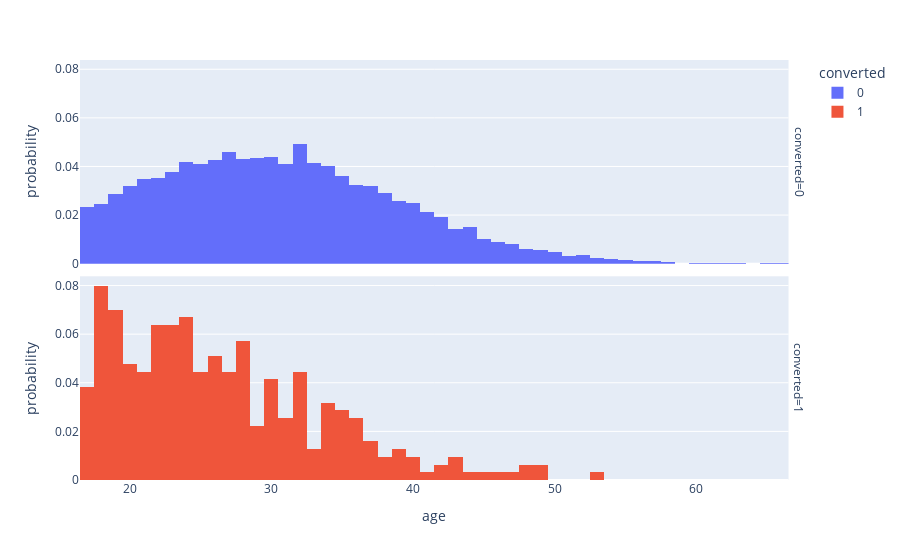
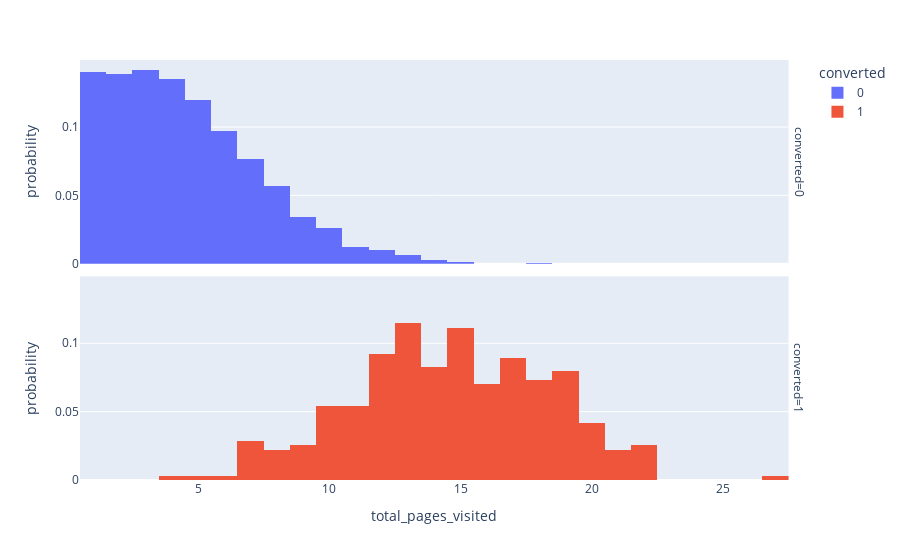

The cell these charts' notebook holds for them, in order:
### Markdown cell above
### How do the features distribute according to the target?

### Code cell
# Distribution of each numeric variable according to the target
num_features = ['age', 'total_pages_visited']
for f in num_features:
    fig = px.histogram(df_sample, f, color = 'converted', facet_row = 'converted', histnorm = 'probability')
    
    fig.show()

### Figure 1 — Plotly figure (JSON) as saved in the notebook; plotly's stock layout.template omitted (floating-point values rounded to 4 significant figures; data arrays with more than 128 entries replaced by an {"elided": "..."} marker saying what was removed)
{"data": [{"alignmentgroup": "True", "bingroup": "x", "histnorm": "probability", "hovertemplate": "converted=0<br>age=%{x}<br>probability=%{y}<extra></extra>", "legendgroup": "0", "marker": {"color": "#636efa", "pattern": {"shape": ""}}, "name": "0", "offsetgroup": "0", "orientation": "v", "showlegend": true, "type": "histogram", "x": {"elided": "9686 int values"}, "xaxis": "x2", "yaxis": "y2"}, {"alignmentgroup": "True", "bingroup": "x", "histnorm": "probability", "hovertemplate": "converted=1<br>age=%{x}<br>probability=%{y}<extra></extra>", "legendgroup": "1", "marker": {"color": "#EF553B", "pattern": {"shape": ""}}, "name": "1", "offsetgroup": "1", "orientation": "v", "showlegend": true, "type": "histogram", "x": {"elided": "314 int values"}, "xaxis": "x", "yaxis": "y"}], "layout": {"annotations": [{"font": {}, "showarrow": false, "text": "converted=1", "textangle": 90, "x": 0.98, "xanchor": "left", "xref": "paper", "y": 0.2425, "yanchor": "middle", "yref": "paper"}, {"font": {}, "showarrow": false, "text": "converted=0", "textangle": 90, "x": 0.98, "xanchor": "left", "xref": "paper", "y": 0.7575, "yanchor": "middle", "yref": "paper"}], "barmode": "relative", "legend": {"title": {"text": "converted"}, "tracegroupgap": 0}, "margin": {"t": 60}, "xaxis": {"anchor": "y", "domain": [0, 0.98], "title": {"text": "age"}}, "xaxis2": {"anchor": "y2", "domain": [0, 0.98], "matches": "x", "showticklabels": false}, "yaxis": {"anchor": "x", "domain": [0, 0.485], "title": {"text": "probability"}}, "yaxis2": {"anchor": "x2", "domain": [0.515, 1], "matches": "y", "title": {"text": "probability"}}}}

### Figure 2 — Plotly figure (JSON) as saved in the notebook; plotly's stock layout.template omitted (floating-point values rounded to 4 significant figures; data arrays with more than 128 entries replaced by an {"elided": "..."} marker saying what was removed)
{"data": [{"alignmentgroup": "True", "bingroup": "x", "histnorm": "probability", "hovertemplate": "converted=0<br>total_pages_visited=%{x}<br>probability=%{y}<extra></extra>", "legendgroup": "0", "marker": {"color": "#636efa", "pattern": {"shape": ""}}, "name": "0", "offsetgroup": "0", "orientation": "v", "showlegend": true, "type": "histogram", "x": {"elided": "9686 int values"}, "xaxis": "x2", "yaxis": "y2"}, {"alignmentgroup": "True", "bingroup": "x", "histnorm": "probability", "hovertemplate": "converted=1<br>total_pages_visited=%{x}<br>probability=%{y}<extra></extra>", "legendgroup": "1", "marker": {"color": "#EF553B", "pattern": {"shape": ""}}, "name": "1", "offsetgroup": "1", "orientation": "v", "showlegend": true, "type": "histogram", "x": {"elided": "314 int values"}, "xaxis": "x", "yaxis": "y"}], "layout": {"annotations": [{"font": {}, "showarrow": false, "text": "converted=1", "textangle": 90, "x": 0.98, "xanchor": "left", "xref": "paper", "y": 0.2425, "yanchor": "middle", "yref": "paper"}, {"font": {}, "showarrow": false, "text": "converted=0", "textangle": 90, "x": 0.98, "xanchor": "left", "xref": "paper", "y": 0.7575, "yanchor": "middle", "yref": "paper"}], "barmode": "relative", "legend": {"title": {"text": "converted"}, "tracegroupgap": 0}, "margin": {"t": 60}, "xaxis": {"anchor": "y", "domain": [0, 0.98], "title": {"text": "total_pages_visited"}}, "xaxis2": {"anchor": "y2", "domain": [0, 0.98], "matches": "x", "showticklabels": false}, "yaxis": {"anchor": "x", "domain": [0, 0.485], "title": {"text": "probability"}}, "yaxis2": {"anchor": "x2", "domain": [0.515, 1], "matches": "y", "title": {"text": "probability"}}}}
